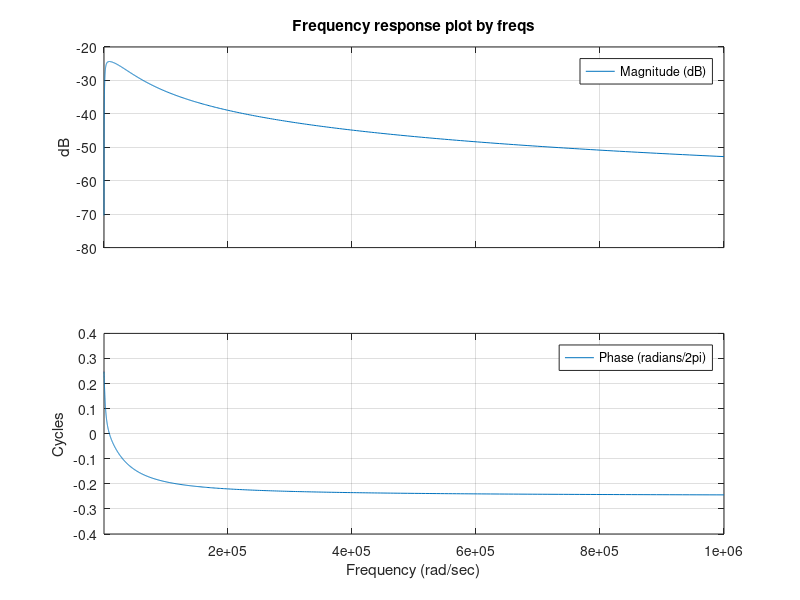

Write the MATLAB code that produced this figure. (Note: this script raises an error after producing the figure.)
%%%%%%%%%%%%%%%%%%%%%%%%%%%%%%%%%%%%%%%%%%%%
% Luke Hsiao & Travis Chambers
% ECEn 380 Lab 3
% 7 Oct 2014
%%%%%%%%%%%%%%%%%%%%%%%%%%%%%%%%%%%%%%%%%%%%
clear all;
close all;

% Using values from Lab 2
Rl = 8;
Rg = 82;
Rs = 50;
L = 4e-3;
C = 3.3e-6;

a1 = 1/(Rl*C)
a2 = 1/(L*C)
a3 = (1/(C*(Rs+Rg)))

%plot
figure(1);
w = logspace(1,6,1000);
freqs([a3, 0],[1, a1, a2],w);

% Find Frequency
[H, Wc] = freqs([a3, 0],[1, a1, a2],w);
[peak_level, index] = max(abs(H));
peak_freq = w(index)/(2*pi)
peak_level_dB = 20*log10(peak_level)


R1 = 1000;
R2 = 1000;
C1 = 470e-9;
C2 = 27e-9;

k1 = (1/(R1*C1) + 1/(R2*C2));
k2 = 1/(R1*R2*C1*C2);
k3 = 1/(R1*C2);


%plot
figure(2)
w = logspace(1,6,1000);
freqs([k3, 0],[1, k1, k2],w);

% Find Frequency
[H, Wc] = freqs([k3, 0],[1, k1, k2],w);
[peak_level, index] = max(abs(H));
peak_freq_2 = w(index)/(2*pi)
peak_level_dB_2 = 20*log10(peak_level)

%%%%%%%%%%%%%%%%%%%%%%%%%%%%%%%%%%%%%%%%%
% Task 3
%%%%%%%%%%%%%%%%%%%%%%%%%%%%%%%%%%%%%%%%%
w = 2*pi * 3000;
B = [0,0,w^2];
A = [1,0.7654*w,w^2];


figure(3)
hold on;
zplane(B,A);
A = [1, 1.8478*w, w^2];
zplane(B,A);
axis([-2e4, 2e4, -2e4, 2e4]);


%%%%%%%%%%%%%%%%%%%%%%%%%%%%%%%%%%%%%%%%%
% Task 4
%%%%%%%%%%%%%%%%%%%%%%%%%%%%%%%%%%%%%%%%%
%Using actual measured values
R1 = 1180;
R2 = 1180;
H1C1 = 134e-9;
H1C2 = 22e-9;
H2C1 = 54e-9;
H2C2 = 47e-9;
Wc = 2*pi*3000;

H1K1 = 0.7654*Wc;
H1K2 = Wc^2;
H1K3 = Wc^2;

H2K1 = 1.8478 * Wc;
H2K2 = Wc^2;
H2K3 = Wc^2;

k1 = (1/(R1*C1) + 1/(R2*C2));
k2 = 1/(R1*R2*C1*C2);
k3 = 1/(R1*C2);

%plot
figure(4);
w = logspace(1,6,1000);
freqs([0, H1K3],[1, H1K1, H1K2],w);
title('H1(s)')

figure(5);
freqs([0, H2K3],[1, H2K1, H2K2],w);
title('H2(s)')

figure(6);
v = [Wc*exp(-1j*5*pi/8) Wc*exp(1j*5*pi/8) Wc*exp(1j*7*pi/8) Wc*exp(-1j*7*pi/8)];
r = poly(v)
freqs([0, 0, 0, Wc^4], r, w);
title('Butterworth LowPass Filter');

